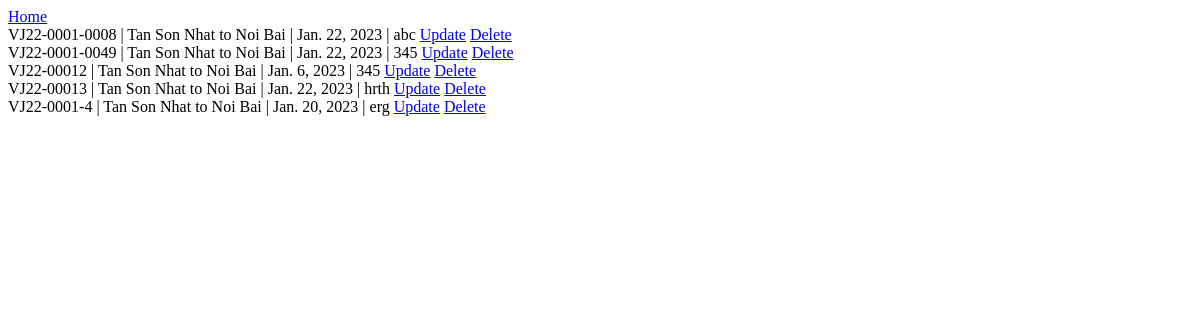
/ticket/, run on an earlier commit of the app's database.
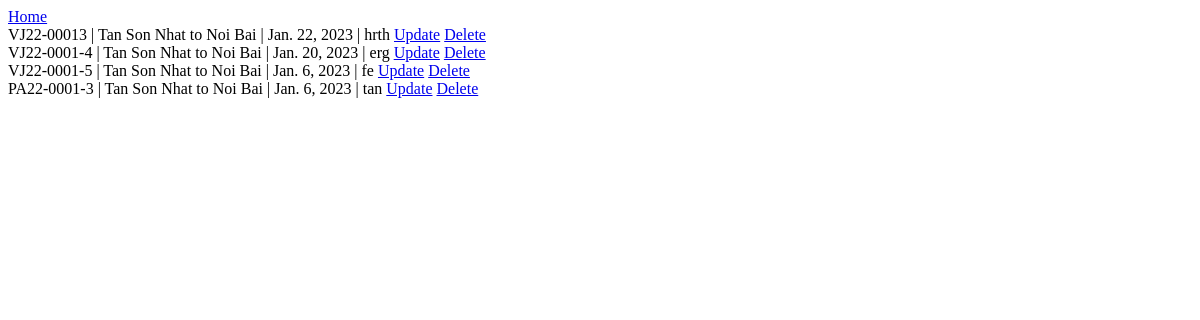
And on a later commit of the database.
### flights/models.py (models this page shows)
class Ticket(models.Model):
    ticketId = models.CharField(max_length=14,primary_key=True)
    schedule = models.ForeignKey(Schedule, on_delete=models.CASCADE)
    customID = models.ForeignKey(Customer,on_delete=models.CASCADE)
    booked = models.DateTimeField(auto_now=True)
    cost = models.FloatField()
    staff = models.ForeignKey(User, on_delete=models.CASCADE)

class Schedule(models.Model):
    flId = models.ForeignKey(Flight, on_delete=models.CASCADE)
    date = models.DateField()
    firstClassRest = models.IntegerField()
    secondClassRest = models.IntegerField()
    firstClass = models.IntegerField()
    secondClass = models.IntegerField()
    class Meta:
        constraints = [
            models.UniqueConstraint(
                fields=['flId', 'date'], name='unique_flId_date_combination'
            )
        ]

class Flight(models.Model):
    flId = models.CharField(max_length=9, primary_key=True)
    fromAp = models.ForeignKey(Airport, on_delete=models.CASCADE, related_name="fromAP_flight")
    toAp = models.ForeignKey(Airport, on_delete=models.CASCADE, related_name="toAP_flight")
    flTime = models.IntegerField()
    brand = models.ForeignKey(Brand, on_delete=models.CASCADE)

class Airport(models.Model):
    apId = models.CharField(max_length=5, primary_key=True)
    apName = models.TextField(max_length=255)
    place = models.TextField(max_length=255)

class Customer(models.Model):
    customerID = models.CharField(max_length=10, primary_key=True, blank=True)
    name = models.TextField(null=True, blank= True)
    sdt = models.CharField(max_length=10)

### flights/views.py (the view)
# urls.py: path('ticket/',  views.ticket, name="ticket"),
def ticket(request):
    tickets = Ticket.objects.all()
    context = {"tickets":tickets}
    return render(request, "ticket.html", context)

### flights/templates/ticket.html (shortened to what this page needs)
<a href="{% url 'index'  %}"> Home</a>
{% for ticket in tickets %}
    {{ticket.ticketId}} | {{ticket.schedule.flId.fromAp.apName}} to {{ticket.schedule.flId.toAp.apName}} | {{ticket.schedule.date}} | {{ticket.customID.name}}
    <a href="{% url 'update_ticket' ticket.ticketId %}"> Update</a>
    <a href="{% url 'delete_ticket' ticket.ticketId  %}"> Delete</a>
{% endfor %}

What changed in the data, as far as the page shows it:
removed Ticket: ticketId "VJ22-0001-0008", schedule.flId.fromAp.apName "Tan Son Nhat", schedule.flId.toAp.apName "Noi Bai", schedule "Jan. 22, 2023", customID.name "abc"
removed Ticket: ticketId "VJ22-0001-0049", schedule.flId.fromAp.apName "Tan Son Nhat", schedule.flId.toAp.apName "Noi Bai", schedule "Jan. 22, 2023", customID.name "345"
removed Ticket: ticketId "VJ22-00012", schedule.flId.fromAp.apName "Tan Son Nhat", schedule.flId.toAp.apName "Noi Bai", schedule "Jan. 6, 2023", customID.name "345"
added Ticket: ticketId "VJ22-0001-5", schedule.flId.fromAp.apName "Tan Son Nhat", schedule.flId.toAp.apName "Noi Bai", schedule "Jan. 6, 2023", customID.name "fe"
added Ticket: ticketId "PA22-0001-3", schedule.flId.fromAp.apName "Tan Son Nhat", schedule.flId.toAp.apName "Noi Bai", schedule "Jan. 6, 2023", customID.name "tan"
